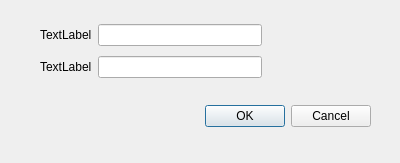
<?xml version="1.0" encoding="UTF-8"?>
<ui version="4.0">
 <class>ConnectionInfoBase</class>
 <widget class="QDialog" name="ConnectionInfoBase">
  <property name="geometry">
   <rect>
    <x>0</x>
    <y>0</y>
    <width>400</width>
    <height>163</height>
   </rect>
  </property>
  <property name="windowTitle">
   <string>Dialog</string>
  </property>
  <widget class="QDialogButtonBox" name="buttonBox">
   <property name="geometry">
    <rect>
     <x>30</x>
     <y>100</y>
     <width>341</width>
     <height>32</height>
    </rect>
   </property>
   <property name="orientation">
    <enum>Qt::Horizontal</enum>
   </property>
   <property name="standardButtons">
    <set>QDialogButtonBox::Cancel|QDialogButtonBox::Ok</set>
   </property>
  </widget>
  <widget class="QWidget" name="">
   <property name="geometry">
    <rect>
     <x>40</x>
     <y>20</y>
     <width>222</width>
     <height>64</height>
    </rect>
   </property>
   <layout class="QVBoxLayout" name="verticalLayout">
    <item>
     <layout class="QHBoxLayout" name="horizontalLayout_2">
      <item>
       <widget class="QLabel" name="ipLabel">
        <property name="text">
         <string>TextLabel</string>
        </property>
       </widget>
      </item>
      <item>
       <widget class="QLineEdit" name="ipText"/>
      </item>
     </layout>
    </item>
    <item>
     <layout class="QHBoxLayout" name="horizontalLayout">
      <item>
       <widget class="QLabel" name="portLabel">
        <property name="text">
         <string>TextLabel</string>
        </property>
       </widget>
      </item>
      <item>
       <widget class="QLineEdit" name="portText"/>
      </item>
     </layout>
    </item>
   </layout>
  </widget>
 </widget>
 <resources/>
 <connections>
  <connection>
   <sender>buttonBox</sender>
   <signal>accepted()</signal>
   <receiver>ConnectionInfoBase</receiver>
   <slot>okClicked()</slot>
   <hints>
    <hint type="sourcelabel">
     <x>248</x>
     <y>254</y>
    </hint>
    <hint type="destinationlabel">
     <x>157</x>
     <y>274</y>
    </hint>
   </hints>
  </connection>
  <connection>
   <sender>buttonBox</sender>
   <signal>rejected()</signal>
   <receiver>ConnectionInfoBase</receiver>
   <slot>reject()</slot>
   <hints>
    <hint type="sourcelabel">
     <x>316</x>
     <y>260</y>
    </hint>
    <hint type="destinationlabel">
     <x>286</x>
     <y>274</y>
    </hint>
   </hints>
  </connection>
 </connections>
 <slots>
  <slot>okClicked()</slot>
 </slots>
</ui>
